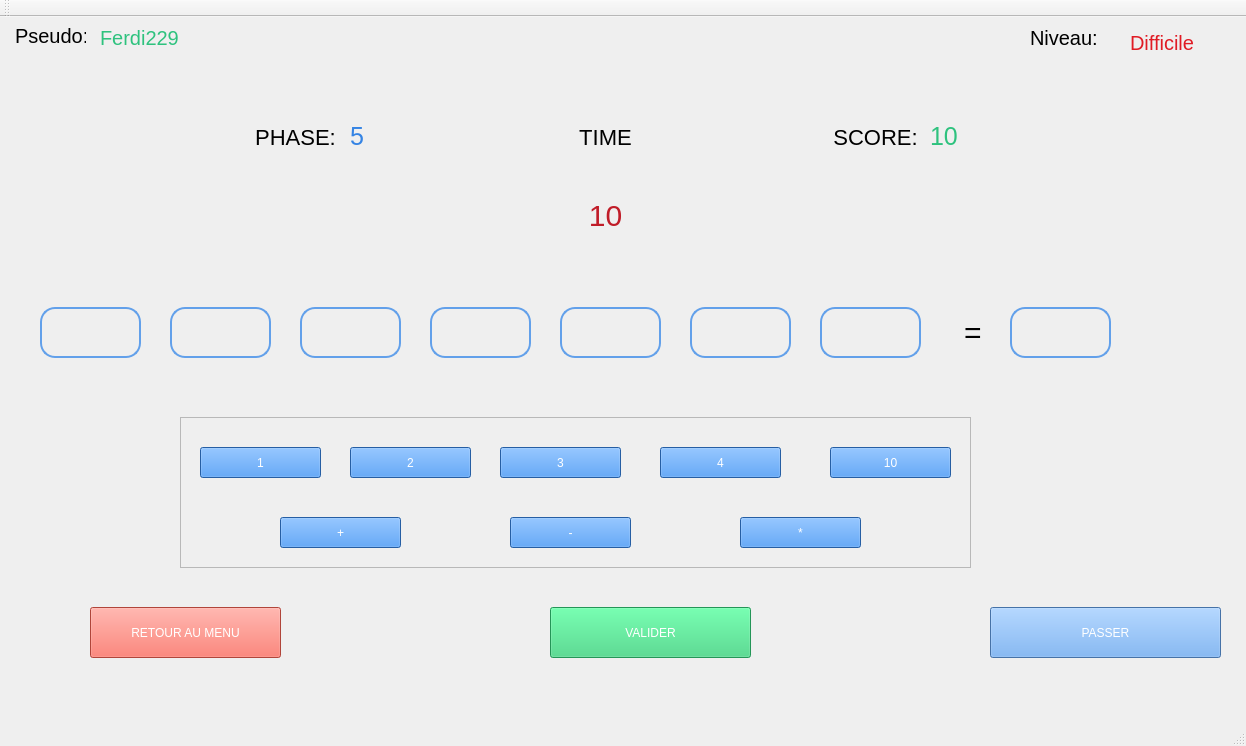
<?xml version="1.0" encoding="UTF-8"?>
<ui version="4.0">
 <class>MainWindow</class>
 <widget class="QMainWindow" name="MainWindow">
  <property name="geometry">
   <rect>
    <x>0</x>
    <y>0</y>
    <width>1246</width>
    <height>746</height>
   </rect>
  </property>
  <property name="windowTitle">
   <string>MainWindow</string>
  </property>
  <widget class="QWidget" name="centralWidget">
   <widget class="QLabel" name="label">
    <property name="geometry">
     <rect>
      <x>15</x>
      <y>-2</y>
      <width>71</width>
      <height>41</height>
     </rect>
    </property>
    <property name="styleSheet">
     <string notr="true">font-size:20px;
</string>
    </property>
    <property name="text">
     <string>Pseudo:</string>
    </property>
    <property name="alignment">
     <set>Qt::AlignLeading|Qt::AlignLeft|Qt::AlignVCenter</set>
    </property>
   </widget>
   <widget class="QLabel" name="label_pseudo">
    <property name="geometry">
     <rect>
      <x>100</x>
      <y>0</y>
      <width>281</width>
      <height>41</height>
     </rect>
    </property>
    <property name="styleSheet">
     <string notr="true">font-size:20px;
color:rgb(46, 194, 126);</string>
    </property>
    <property name="text">
     <string>Ferdi229</string>
    </property>
   </widget>
   <widget class="QLabel" name="label_2">
    <property name="geometry">
     <rect>
      <x>1030</x>
      <y>0</y>
      <width>81</width>
      <height>41</height>
     </rect>
    </property>
    <property name="styleSheet">
     <string notr="true">font-size:20px</string>
    </property>
    <property name="text">
     <string>Niveau:</string>
    </property>
    <property name="alignment">
     <set>Qt::AlignLeading|Qt::AlignLeft|Qt::AlignVCenter</set>
    </property>
   </widget>
   <widget class="QLabel" name="label_niveau">
    <property name="geometry">
     <rect>
      <x>1130</x>
      <y>10</y>
      <width>101</width>
      <height>31</height>
     </rect>
    </property>
    <property name="styleSheet">
     <string notr="true">font-size:20px;
color:rgb(224, 27, 36)</string>
    </property>
    <property name="text">
     <string>Difficile</string>
    </property>
   </widget>
   <widget class="QLabel" name="label_score">
    <property name="geometry">
     <rect>
      <x>930</x>
      <y>110</y>
      <width>66</width>
      <height>19</height>
     </rect>
    </property>
    <property name="styleSheet">
     <string notr="true">font-size:25px;
color:rgb(46, 194, 126);</string>
    </property>
    <property name="text">
     <string>10</string>
    </property>
   </widget>
   <widget class="QLabel" name="label_4">
    <property name="geometry">
     <rect>
      <x>810</x>
      <y>100</y>
      <width>131</width>
      <height>41</height>
     </rect>
    </property>
    <property name="styleSheet">
     <string notr="true">font-size:22px
</string>
    </property>
    <property name="text">
     <string>SCORE:</string>
    </property>
    <property name="alignment">
     <set>Qt::AlignCenter</set>
    </property>
   </widget>
   <widget class="QLabel" name="label_phase">
    <property name="geometry">
     <rect>
      <x>350</x>
      <y>110</y>
      <width>66</width>
      <height>19</height>
     </rect>
    </property>
    <property name="styleSheet">
     <string notr="true">font-size:25px;
color:rgb(53, 132, 228);</string>
    </property>
    <property name="text">
     <string>5</string>
    </property>
   </widget>
   <widget class="QLabel" name="label_6">
    <property name="geometry">
     <rect>
      <x>230</x>
      <y>100</y>
      <width>131</width>
      <height>41</height>
     </rect>
    </property>
    <property name="styleSheet">
     <string notr="true">font-size:22px
</string>
    </property>
    <property name="text">
     <string>PHASE:</string>
    </property>
    <property name="alignment">
     <set>Qt::AlignCenter</set>
    </property>
   </widget>
   <widget class="QLabel" name="label_3">
    <property name="geometry">
     <rect>
      <x>940</x>
      <y>290</y>
      <width>66</width>
      <height>51</height>
     </rect>
    </property>
    <property name="styleSheet">
     <string notr="true">font-size:30px;</string>
    </property>
    <property name="text">
     <string>=</string>
    </property>
    <property name="alignment">
     <set>Qt::AlignCenter</set>
    </property>
   </widget>
   <widget class="QFrame" name="frame">
    <property name="geometry">
     <rect>
      <x>180</x>
      <y>400</y>
      <width>791</width>
      <height>151</height>
     </rect>
    </property>
    <property name="frameShape">
     <enum>QFrame::StyledPanel</enum>
    </property>
    <property name="frameShadow">
     <enum>QFrame::Raised</enum>
    </property>
    <widget class="QPushButton" name="pushButton_op_2">
     <property name="geometry">
      <rect>
       <x>170</x>
       <y>30</y>
       <width>121</width>
       <height>31</height>
      </rect>
     </property>
     <property name="styleSheet">
      <string notr="true">background-color:rgb(53, 132, 228);
color:rgb(255, 255, 255)</string>
     </property>
     <property name="text">
      <string>2</string>
     </property>
    </widget>
    <widget class="QPushButton" name="pushButton_op_3">
     <property name="geometry">
      <rect>
       <x>320</x>
       <y>30</y>
       <width>121</width>
       <height>31</height>
      </rect>
     </property>
     <property name="styleSheet">
      <string notr="true">background-color:rgb(53, 132, 228);
color:rgb(255, 255, 255)</string>
     </property>
     <property name="text">
      <string>3</string>
     </property>
    </widget>
    <widget class="QPushButton" name="pushButton_op_4">
     <property name="enabled">
      <bool>true</bool>
     </property>
     <property name="geometry">
      <rect>
       <x>480</x>
       <y>30</y>
       <width>121</width>
       <height>31</height>
      </rect>
     </property>
     <property name="styleSheet">
      <string notr="true">background-color:rgb(53, 132, 228);
color:rgb(255, 255, 255)</string>
     </property>
     <property name="text">
      <string>4</string>
     </property>
    </widget>
    <widget class="QPushButton" name="pushButton_op_5">
     <property name="enabled">
      <bool>true</bool>
     </property>
     <property name="geometry">
      <rect>
       <x>650</x>
       <y>30</y>
       <width>121</width>
       <height>31</height>
      </rect>
     </property>
     <property name="styleSheet">
      <string notr="true">background-color:rgb(53, 132, 228);
color:rgb(255, 255, 255)</string>
     </property>
     <property name="text">
      <string>10</string>
     </property>
    </widget>
    <widget class="QPushButton" name="pushButton_signe_1">
     <property name="geometry">
      <rect>
       <x>100</x>
       <y>100</y>
       <width>121</width>
       <height>31</height>
      </rect>
     </property>
     <property name="styleSheet">
      <string notr="true">background-color:rgb(53, 132, 228);
color:rgb(255, 255, 255)</string>
     </property>
     <property name="text">
      <string>+</string>
     </property>
    </widget>
    <widget class="QPushButton" name="pushButton_signe_2">
     <property name="geometry">
      <rect>
       <x>330</x>
       <y>100</y>
       <width>121</width>
       <height>31</height>
      </rect>
     </property>
     <property name="styleSheet">
      <string notr="true">background-color:rgb(53, 132, 228);
color:rgb(255, 255, 255)</string>
     </property>
     <property name="text">
      <string>-</string>
     </property>
    </widget>
    <widget class="QPushButton" name="pushButton_signe_3">
     <property name="enabled">
      <bool>true</bool>
     </property>
     <property name="geometry">
      <rect>
       <x>560</x>
       <y>100</y>
       <width>121</width>
       <height>31</height>
      </rect>
     </property>
     <property name="styleSheet">
      <string notr="true">background-color:rgb(53, 132, 228);
color:rgb(255, 255, 255)</string>
     </property>
     <property name="text">
      <string>*</string>
     </property>
    </widget>
    <widget class="QPushButton" name="pushButton_op_1">
     <property name="enabled">
      <bool>true</bool>
     </property>
     <property name="geometry">
      <rect>
       <x>20</x>
       <y>30</y>
       <width>121</width>
       <height>31</height>
      </rect>
     </property>
     <property name="styleSheet">
      <string notr="true">background-color:rgb(53, 132, 228);
color:rgb(255, 255, 255);</string>
     </property>
     <property name="text">
      <string>1</string>
     </property>
    </widget>
   </widget>
   <widget class="QPushButton" name="pushButton_retour_menu">
    <property name="geometry">
     <rect>
      <x>90</x>
      <y>590</y>
      <width>191</width>
      <height>51</height>
     </rect>
    </property>
    <property name="styleSheet">
     <string notr="true">background-color:rgb(246, 97, 81);
color:rgb(255, 255, 255)</string>
    </property>
    <property name="text">
     <string>RETOUR AU MENU</string>
    </property>
   </widget>
   <widget class="QPushButton" name="pushButton_valider">
    <property name="geometry">
     <rect>
      <x>550</x>
      <y>590</y>
      <width>201</width>
      <height>51</height>
     </rect>
    </property>
    <property name="styleSheet">
     <string notr="true">background-color:rgb(51, 209, 122);
color:rgb(255, 255, 255)</string>
    </property>
    <property name="text">
     <string>VALIDER</string>
    </property>
   </widget>
   <widget class="QPushButton" name="pushButton_passer">
    <property name="geometry">
     <rect>
      <x>990</x>
      <y>590</y>
      <width>231</width>
      <height>51</height>
     </rect>
    </property>
    <property name="styleSheet">
     <string notr="true">background-color:rgb(98, 160, 234);
color:rgb(255, 255, 255)</string>
    </property>
    <property name="text">
     <string>PASSER</string>
    </property>
   </widget>
   <widget class="QLabel" name="label_14">
    <property name="geometry">
     <rect>
      <x>540</x>
      <y>100</y>
      <width>131</width>
      <height>41</height>
     </rect>
    </property>
    <property name="styleSheet">
     <string notr="true">font-size:22px
</string>
    </property>
    <property name="text">
     <string>TIME</string>
    </property>
    <property name="alignment">
     <set>Qt::AlignCenter</set>
    </property>
   </widget>
   <widget class="QLabel" name="label_time">
    <property name="geometry">
     <rect>
      <x>535</x>
      <y>178</y>
      <width>141</width>
      <height>41</height>
     </rect>
    </property>
    <property name="styleSheet">
     <string notr="true">font-size:30px;
color:rgb(192, 28, 40)</string>
    </property>
    <property name="text">
     <string>10</string>
    </property>
    <property name="alignment">
     <set>Qt::AlignCenter</set>
    </property>
   </widget>
   <widget class="QPushButton" name="pushButton_1">
    <property name="geometry">
     <rect>
      <x>40</x>
      <y>290</y>
      <width>101</width>
      <height>51</height>
     </rect>
    </property>
    <property name="styleSheet">
     <string notr="true">border:2px solid rgb(98, 160, 234);
border-radius:15;</string>
    </property>
    <property name="text">
     <string/>
    </property>
   </widget>
   <widget class="QPushButton" name="pushButton_2">
    <property name="geometry">
     <rect>
      <x>170</x>
      <y>290</y>
      <width>101</width>
      <height>51</height>
     </rect>
    </property>
    <property name="styleSheet">
     <string notr="true">border:2px solid rgb(98, 160, 234);
border-radius:15;</string>
    </property>
    <property name="text">
     <string/>
    </property>
   </widget>
   <widget class="QPushButton" name="pushButton_3">
    <property name="geometry">
     <rect>
      <x>300</x>
      <y>290</y>
      <width>101</width>
      <height>51</height>
     </rect>
    </property>
    <property name="styleSheet">
     <string notr="true">border:2px solid rgb(98, 160, 234);
border-radius:15;</string>
    </property>
    <property name="text">
     <string/>
    </property>
   </widget>
   <widget class="QPushButton" name="pushButton_4">
    <property name="geometry">
     <rect>
      <x>430</x>
      <y>290</y>
      <width>101</width>
      <height>51</height>
     </rect>
    </property>
    <property name="styleSheet">
     <string notr="true">border:2px solid rgb(98, 160, 234);
border-radius:15;</string>
    </property>
    <property name="text">
     <string/>
    </property>
   </widget>
   <widget class="QPushButton" name="pushButton_5">
    <property name="geometry">
     <rect>
      <x>560</x>
      <y>290</y>
      <width>101</width>
      <height>51</height>
     </rect>
    </property>
    <property name="styleSheet">
     <string notr="true">border:2px solid rgb(98, 160, 234);
border-radius:15;</string>
    </property>
    <property name="text">
     <string/>
    </property>
   </widget>
   <widget class="QPushButton" name="pushButton_6">
    <property name="geometry">
     <rect>
      <x>690</x>
      <y>290</y>
      <width>101</width>
      <height>51</height>
     </rect>
    </property>
    <property name="styleSheet">
     <string notr="true">border:2px solid rgb(98, 160, 234);
border-radius:15;</string>
    </property>
    <property name="text">
     <string/>
    </property>
   </widget>
   <widget class="QPushButton" name="pushButton_7">
    <property name="geometry">
     <rect>
      <x>820</x>
      <y>290</y>
      <width>101</width>
      <height>51</height>
     </rect>
    </property>
    <property name="styleSheet">
     <string notr="true">border:2px solid rgb(98, 160, 234);
border-radius:15;</string>
    </property>
    <property name="text">
     <string/>
    </property>
   </widget>
   <widget class="QPushButton" name="pushButton_result">
    <property name="geometry">
     <rect>
      <x>1010</x>
      <y>290</y>
      <width>101</width>
      <height>51</height>
     </rect>
    </property>
    <property name="styleSheet">
     <string notr="true">border:2px solid rgb(98, 160, 234);
border-radius:15;</string>
    </property>
    <property name="text">
     <string/>
    </property>
   </widget>
  </widget>
  <widget class="QMenuBar" name="menuBar">
   <property name="geometry">
    <rect>
     <x>0</x>
     <y>0</y>
     <width>1246</width>
     <height>24</height>
    </rect>
   </property>
  </widget>
  <widget class="QToolBar" name="mainToolBar">
   <attribute name="toolBarArea">
    <enum>TopToolBarArea</enum>
   </attribute>
   <attribute name="toolBarBreak">
    <bool>false</bool>
   </attribute>
  </widget>
  <widget class="QStatusBar" name="statusBar"/>
 </widget>
 <layoutdefault spacing="6" margin="11"/>
 <resources/>
 <connections/>
</ui>
